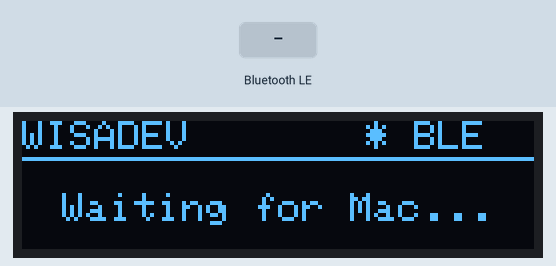
Simulated run of this program. Board: ESP32. Shown: 128×32 one-colour display. The inputs (shaded band) are chosen by the test bench. Nothing arrives over Bluetooth unless stated; a phone connects over Bluetooth LE 3 s after start; what the program prints to the serial monitor is not drawn.

Above: at 2.1 s.
At 3.2 s:
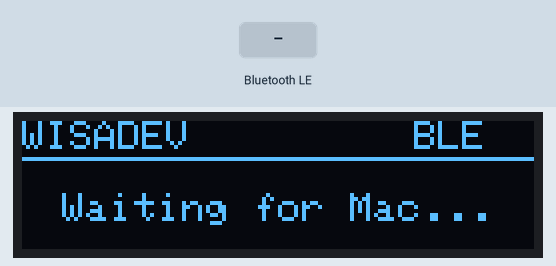
3.3 s: Bluetooth LE write "5" received
At 4.6 s:
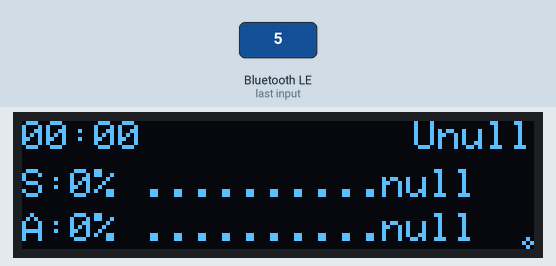
Timing chart, 0 to 6.3 s (numbered marks = the images above; inputs shaded):
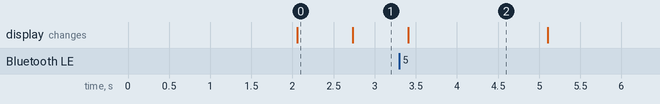

The program:

main.cpp
```cpp
/*
  WISADEV — Claude Code Monitor v3.0
  =====================================
  Hardware: ESP32 DevKit + OLED SSD1306 0.91" (128x32)
  Communication: BLE UART (Nordic UART Service)
  Mac ส่งข้อมูลผ่าน Bluetooth → แสดงบน OLED

  Wiring:
  OLED VCC → 3.3V  |  OLED GND → GND
  OLED SCL → GPIO 22  |  OLED SDA → GPIO 21
*/

#include <Arduino.h>
#include <Wire.h>
#include <Adafruit_GFX.h>
#include <Fonts/TomThumb.h>
#include <Adafruit_SSD1306.h>
#include <BLEDevice.h>
#include <BLEServer.h>
#include <BLEUtils.h>
#include <BLE2902.h>
#include <ArduinoJson.h>

// ─── Display ───
#define SCREEN_WIDTH   128
#define SCREEN_HEIGHT   32
#define OLED_RESET      -1
#define SCREEN_ADDRESS  0x3C
#define SDA_PIN         21
#define SCL_PIN         22

// ─── BLE Nordic UART Service ───
#define NUS_SERVICE_UUID  "6E400001-B5A3-F393-E0A9-E50E24DCCA9E"
#define NUS_RX_UUID       "6E400002-B5A3-F393-E0A9-E50E24DCCA9E"  // Mac → ESP32
#define NUS_TX_UUID       "6E400003-B5A3-F393-E0A9-E50E24DCCA9E"  // ESP32 → Mac

// ─── Data timeout ───
#define DATA_TIMEOUT_MS  180000UL   // 3 minutes without a push = offline

// ─── Objects ───
Adafruit_SSD1306 display(SCREEN_WIDTH, SCREEN_HEIGHT, &Wire, OLED_RESET);
BLEServer*         pServer          = nullptr;
BLECharacteristic* pTxCharacteristic = nullptr;

// ─── State ───
bool          bleConnected     = false;
bool          dataLoaded       = false;
int           sesPct           = 0;
String        sesReset         = "--";
int           allPct           = 0;
String        allReset         = "--";
String        lastUpdate       = "--:--";

// Software clock
unsigned long clockSyncMillis  = 0;
int           clockHour        = 0;
int           clockMin         = 0;

unsigned long lastDataMillis = 0;   // when the last valid payload arrived

unsigned long lastBlink = 0;
bool          blinkState = false;

// ─── BLE Callbacks ───
class ServerCallbacks : public BLEServerCallbacks {
    void onConnect(BLEServer* s) override {
        bleConnected = true;
        Serial.println("BLE Connected");
    }
    void onDisconnect(BLEServer* s) override {
        bleConnected = false;
        Serial.println("BLE Disconnected — restarting advertising");
        s->startAdvertising();
    }
};

class RxCallbacks : public BLECharacteristicCallbacks {
    void onWrite(BLECharacteristic* c) override {
        String value = c->getValue().c_str();
        Serial.println("Received: " + value);

        JsonDocument doc;
        if (!deserializeJson(doc, value)) {
            sesPct     = doc["ses"]  | 0;
            sesReset   = doc["sr"].as<String>();
            allPct     = doc["all"]  | 0;
            allReset   = doc["ar"].as<String>();
            lastUpdate = doc["time"].as<String>();

            // sync software clock
            String t   = lastUpdate;
            clockHour  = t.substring(0, 2).toInt();
            clockMin   = t.substring(3, 5).toInt();
            clockSyncMillis = millis();
            lastDataMillis  = millis();
            dataLoaded = true;
        }
    }
};

// ─── Setup ───
void setup() {
    Serial.begin(115200);
    Serial.println("\n=== WISADEV Claude Monitor v3 ===");

    Wire.begin(SDA_PIN, SCL_PIN);
    if (!display.begin(SSD1306_SWITCHCAPVCC, SCREEN_ADDRESS)) {
        Serial.println("SSD1306 failed!");
        for (;;);
    }
    display.setRotation(2);  // หมุนจอ 180 องศา (แก้จอกลับหัว)

    // Splash screen
    display.clearDisplay();
    display.setTextColor(SSD1306_WHITE);
    display.setTextSize(2);
    display.setCursor(22, 0);
    display.print("WISADEV");
    display.setTextSize(1);
    display.setCursor(8, 22);
    display.print("Claude Monitor v3.0");
    display.display();
    delay(2000);

    // BLE init
    BLEDevice::init("WISADEV");
    pServer = BLEDevice::createServer();
    pServer->setCallbacks(new ServerCallbacks());

    BLEService* pService = pServer->createService(NUS_SERVICE_UUID);

    pTxCharacteristic = pService->createCharacteristic(
        NUS_TX_UUID,
        BLECharacteristic::PROPERTY_NOTIFY
    );
    pTxCharacteristic->addDescriptor(new BLE2902());

    BLECharacteristic* pRxChar = pService->createCharacteristic(
        NUS_RX_UUID,
        BLECharacteristic::PROPERTY_WRITE | BLECharacteristic::PROPERTY_WRITE_NR
    );
    pRxChar->setCallbacks(new RxCallbacks());

    pService->start();

    BLEAdvertising* pAdv = BLEDevice::getAdvertising();
    pAdv->addServiceUUID(NUS_SERVICE_UUID);
    pAdv->setScanResponse(true);
    BLEDevice::startAdvertising();

    Serial.println("BLE advertising as 'WISADEV'");
}

// ─── Loop ───
void loop() {
    display.clearDisplay();
    display.setTextSize(1);
    display.setTextColor(SSD1306_WHITE);

    if (millis() - lastBlink > 600) {
        blinkState = !blinkState;
        lastBlink  = millis();
    }

    // No payload for 3 minutes → treat the link as down
    bool dataStale = dataLoaded && (millis() - lastDataMillis > DATA_TIMEOUT_MS);
    bool linkUp    = bleConnected && !dataStale;

    if (dataLoaded) {
        unsigned long elapsed = (millis() - clockSyncMillis) / 1000;
        int totalMins = clockHour * 60 + clockMin + (int)(elapsed / 60);
        int curH = (totalMins / 60) % 24;
        int curM = totalMins % 60;
        char nowBuf[6];
        snprintf(nowBuf, sizeof(nowBuf), "%02d:%02d", curH, curM);

        const int COLS = SCREEN_WIDTH / 6;  // 21 chars per row

        // ── Row 0: 19:23 (left)   U19:20 / OFFLINE (right) ──
        char udStr[10];
        if (dataStale) strcpy(udStr, blinkState ? "OFFLINE" : "");
        else           snprintf(udStr, sizeof(udStr), "U%s", lastUpdate.c_str());
        display.setCursor(0, 0);
        display.print(nowBuf);
        display.setCursor(SCREEN_WIDTH - (int)strlen(udStr) * 6, 0);
        display.print(udStr);

        // ── Row 1: S:28% ||        | 1h34m  (each | = 10%) ──
        char sesLabel[8];
        snprintf(sesLabel, sizeof(sesLabel), "S:%d%% ", sesPct);
        int sesFill = sesPct / 10;

        display.setTextWrap(false);
        display.setCursor(0, 12);
        display.print(sesLabel);
        for (int i = 0; i < 10; i++)
            display.print(i < sesFill ? '|' : '.');
        display.print(sesReset);

        // ── Row 2: A:64% ||||||....Wed8AM  (each | = 10%) ──
        char allLabel[8];
        snprintf(allLabel, sizeof(allLabel), "A:%d%% ", allPct);
        int allFill = allPct / 10;

        display.setCursor(0, 23);
        display.print(allLabel);
        for (int i = 0; i < 10; i++)
            display.print(i < allFill ? '|' : '.');
        display.print(allReset);

        // BLE dot (bottom-right)
        if (linkUp) display.fillCircle(126, 30, 1, SSD1306_WHITE);
        else        display.drawCircle(126, 30, 1, SSD1306_WHITE);

    } else {
        display.setCursor(0, 0);
        display.print("WISADEV");
        display.setCursor(86, 0);
        display.print(blinkState ? "* BLE" : "  BLE");
        display.drawLine(0, 9, SCREEN_WIDTH, 9, SSD1306_WHITE);
        display.setCursor(10, 18);
        display.print(bleConnected ? "Waiting data..." : "Waiting for Mac...");
    }

    display.display();
    delay(100);
}
```

Measured:
- after the input at 3.3 s, the display: changes after 0.11 s (image 2)
- what the display in image 0 shows lasts 0.6 s, from 2.1 s to 2.7 s
